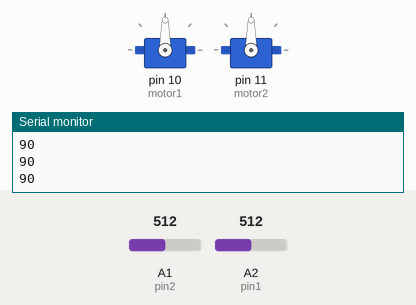
Bench run of a sketch on a simulated Arduino Uno, built with avr-gcc and run on an emulated ATmega328P. Parts: 2 × servo, the last lines printed to the serial monitor. Inputs (shaded band) come from the test bench; at power-on: A1 (pin2) = 512, A2 (pin1) = 512.

Above: at 1.2 s.
1.3 s: A1 (pin2) set to 716
At 2.4 s:
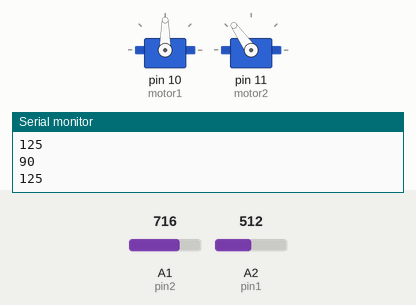
2.8 s: A2 (pin1) set to 716
At 4.0 s:
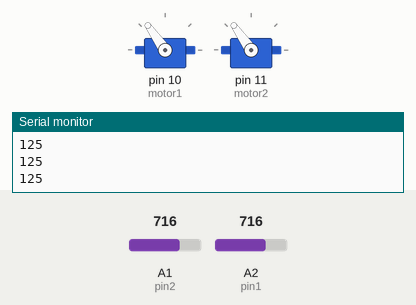
4.3 s: A1 (pin2) set to 900
At 5.5 s:
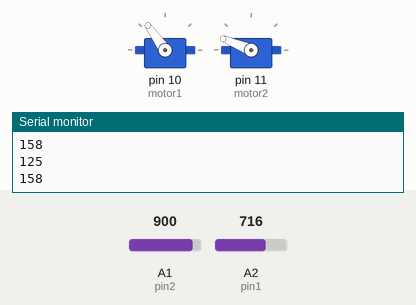
5.8 s: A2 (pin1) set to 1023
At 7.0 s:
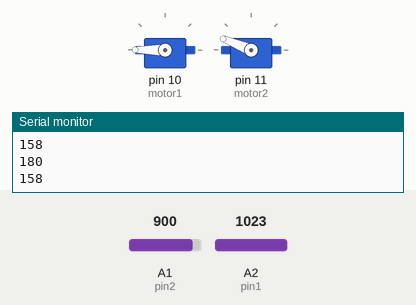
7.3 s: A1 (pin2) set to 511
At 8.5 s:
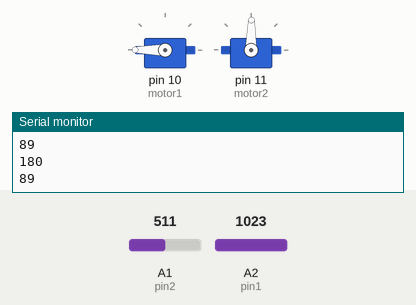
8.8 s: A2 (pin1) set to 306
At 9.2 s:
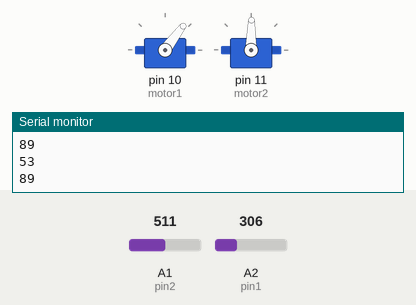
Timing chart, 0 to 11.3 s (numbered marks = the images above; inputs shaded):
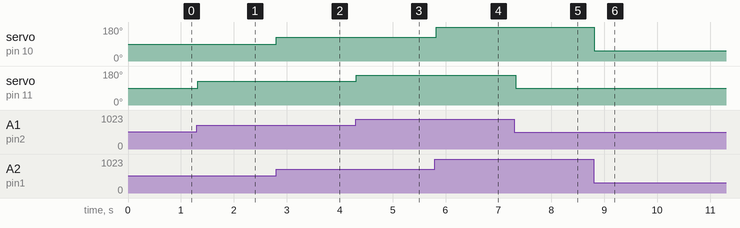

The sketch:

ServoMotor_code_copy.ino
```cpp
//Defining servo’s library
#include <Servo.h>

//initializing parameter type servo to control each
Servo motor1;
Servo motor2;

// defining the analog pins for potentiometer
int pin1 = A2;
int pin2 = A1;

//parameter to store the analog reading
int sensorvalue1;
int sensorvalue2;

void setup()
{
 Serial.begin(9600);
 //defining where each servo attaches to
 motor1.attach(10);
 motor2.attach(11);
}

void loop()
{
  //reading values from 2 potentiometers
 sensorvalue1= analogRead(pin1);
 sensorvalue2= analogRead(pin2);

 //Map the reading to 180 max because it has only 2 movement clock/counter clock wise.
 sensorvalue1= map(sensorvalue1, 0,1023,0,180);
//printing just to see how the values vary when potentiometer changes
 Serial.println(sensorvalue1);
 // setting servo position according to the reading
 motor1.write(sensorvalue1);
delay(10);

 sensorvalue2= map(sensorvalue2, 0,1023,0,180);
 Serial.println(sensorvalue2);
 motor2.write(sensorvalue2);
 delay(10);
}
```

Measured:
- after the input at 1.3 s, servo on pin 11 (motor2): 90° → 125° at once
- after the input at 2.8 s, servo on pin 10 (motor1): 90° → 125° at once
- after the input at 4.3 s, servo on pin 11 (motor2): 125° → 158° at once
- after the input at 5.8 s, servo on pin 10 (motor1): 125° → 180° at once
- after the input at 7.3 s, servo on pin 11 (motor2): 158° → 89° at once
- after the input at 8.8 s, servo on pin 10 (motor1): 180° → 53° at once
